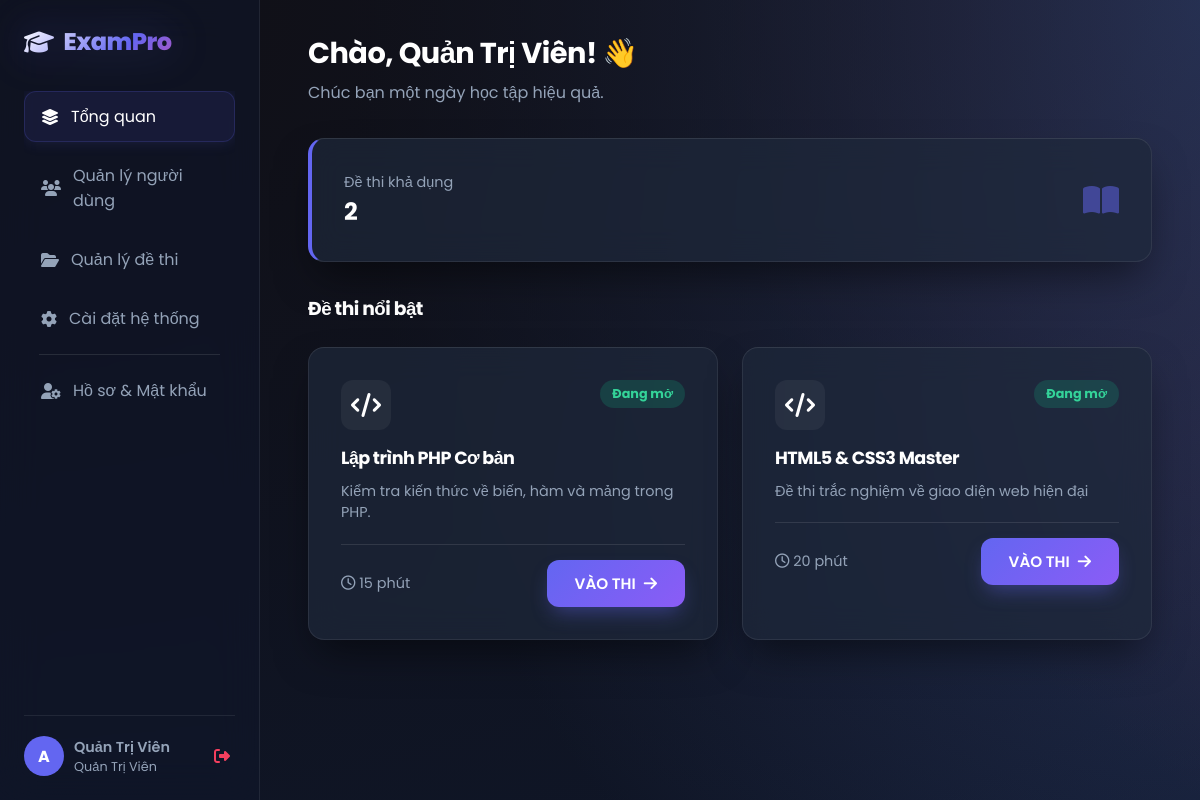
/student/dashboard.php (signed in), run on the app's committed database.
### tables this page shows
CREATE TABLE `exams` (
  `id` int(11) NOT NULL,
  `title` varchar(200) NOT NULL,
  `description` text DEFAULT NULL,
  `duration` int(11) NOT NULL,
  `created_by` int(11) DEFAULT NULL,
  `status` enum('active','closed') DEFAULT 'active'
);

### student/dashboard.php (the view, shortened to what this page needs)
<?php
require_once '../config/database.php';
$stmt = $conn->prepare("SELECT * FROM exams WHERE status = 'active'");
$stmt->execute();
$exams = $stmt->fetchAll();
?>
<!DOCTYPE html>
<html lang="vi">
<head>
    <link rel="stylesheet" href="https://cdnjs.cloudflare.com/ajax/libs/font-awesome/6.4.0/css/all.min.css">
    <link rel="stylesheet" href="/exam_web/assets/css/style.css">
</head>
<body>
    <div class="app-container">
        <?php include '../includes/sidebar.php'; ?>
        <main class="main-content">
            <div style="margin-bottom: 2rem;">
                <h1 style="margin: 0; font-size: 1.8rem;">Chào, <?php echo $_SESSION['fullname']; ?>! 👋</h1>
                <p style="color: var(--text-light); margin-top: 5px;">Chúc bạn một ngày học tập hiệu quả.</p>
            </div>
            <div class="grid-3" style="margin-bottom: 2rem;">
                <div class="card" style="border-left: 4px solid var(--primary); display: flex; align-items: center; justify-content: space-between;">
                    <div>
                        <p style="color: var(--text-light); font-size: 0.9rem;">Đề thi khả dụng</p>
                        <h2 style="margin: 0; color: #fff;"><?php echo count($exams); ?></h2>
                    </div>
                    <i class="fa-solid fa-book-open" style="font-size: 2rem; color: var(--primary); opacity: 0.5;"></i>
                </div>
            </div>
            <h3 style="margin-bottom: 1.5rem; font-weight: 700;">Đề thi nổi bật</h3>
            <?php if(count($exams) > 0): ?>
                <div class="grid-3">
                    <?php foreach($exams as $ex): ?>
                        <div class="card">
                            <div style="display: flex; justify-content: space-between; align-items: start; margin-bottom: 15px;">
                                <div style="width: 50px; height: 50px; background: rgba(255,255,255,0.05); border-radius: 12px; display: flex; align-items: center; justify-content: center; color: #fff; font-size: 1.5rem;">
                                    <i class="fa-solid fa-code"></i>
                                </div>
                                <span class="status-badge status-active">Đang mở</span>
                            </div>
                            <h3 style="font-size: 1.1rem; margin-bottom: 10px;"><?php echo $ex['title']; ?></h3>
                            <p style="font-size: 0.9rem; margin-bottom: 20px; line-height: 1.5; color: var(--text-light);">
                                <?php echo $ex['description']; ?>
                            </p>
                            <div style="display: flex; justify-content: space-between; align-items: center; border-top: 1px solid rgba(255,255,255,0.1); padding-top: 15px;">
                                <span style="font-size: 0.9rem; color: var(--text-light);"><i class="fa-regular fa-clock"></i> <?php echo $ex['duration']; ?> phút</span>
                                <a href="do_exam.php?exam_id=<?php echo $ex['id']; ?>" class="btn btn-primary">
                                    VÀO THI <i class="fa-solid fa-arrow-right"></i>
                                </a>
                            </div>
                        </div>
                    <?php endforeach; ?>
                </div>
            <?php else: ?>
                <div class="card">
                    <p>Hiện tại chưa có đề thi nào được mở.</p>
                </div>
            <?php endif; ?>
        </main>
    </div>
</body>
</html>

### assets/css/style.css (style rules this page uses)
:root { --primary: #6366f1; --primary-glow: rgba(99, 102, 241, 0.5); --secondary: #ec4899; --accent: #8b5cf6; --bg-dark: #0f172a; --text-main: #f8fafc; --text-light: #94a3b8; --glass-bg: rgba(30, 41, 59, 0.7); --glass-border: rgba(255, 255, 255, 0.08); --glass-shine: rgba(255, 255, 255, 0.03); --radius: 16px; --sidebar-width: 260px; --transition: all 0.3s cubic-bezier(0.4, 0, 0.2, 1); }
* { margin: 0; padding: 0; box-sizing: border-box; font-family: 'Poppins', sans-serif; }
body { background-color: var(--bg-dark); background-image: radial-gradient(at 0% 0%, hsla(253,16%,7%,1) 0, transparent 50%), radial-gradient(at 50% 0%, hsla(225,39%,30%,1) 0, transparent 50%), radial-gradient(at 100% 0%, hsla(339,49%,30%,1) 0, transparent 50%); background-size: 200% 200%; animation: aurora 15s ease infinite; color: var(--text-main); min-height: 100vh; overflow-x: hidden; }
a { text-decoration: none; color: inherit; }
.app-container { display: flex; width: 100%; min-height: 100vh; margin: 0; padding: 0; }
.main-content { margin-left: var(--sidebar-width) !important; width: calc(100% - var(--sidebar-width)) !important; padding: 2rem 3rem; flex: 1; position: relative; }
h1, h2, h3 { color: #fff; font-weight: 700; letter-spacing: -0.5px; margin-bottom: 1rem; }
p { color: var(--text-light); line-height: 1.6; }
.card { background: var(--glass-bg); backdrop-filter: blur(16px); border: 1px solid var(--glass-border); border-top: 1px solid rgba(255,255,255,0.1); border-radius: var(--radius); padding: 2rem; box-shadow: 0 20px 40px -10px rgba(0,0,0,0.5); position: relative; overflow: hidden; transition: var(--transition); }
.btn { padding: 12px 28px; border-radius: 12px; font-weight: 600; font-size: 0.95rem; border: none; cursor: pointer; transition: var(--transition); display: inline-flex; align-items: center; justify-content: center; gap: 8px; }
.btn-primary { background: linear-gradient(135deg, var(--primary), var(--accent)); color: white; box-shadow: 0 10px 20px -5px rgba(99, 102, 241, 0.4); }
.status-badge { padding: 5px 12px; border-radius: 20px; font-size: 0.8rem; font-weight: bold; }
.status-active { background: rgba(16, 185, 129, 0.2); color: #34d399; }
.grid-3 { display: grid; grid-template-columns: repeat(auto-fit, minmax(320px, 1fr)); gap: 1.5rem; }

### data on the page
exams: title "Lập trình PHP Cơ bản", description "Kiểm tra kiến thức về biến, hàm và mảng trong PHP.", duration "15"
exams: title "HTML5 & CSS3 Master", description "Đề thi trắc nghiệm về giao diện web hiện đại", duration "20"

### other printed values
substr($_SESSION['username'], 0, 1) "A"
$_SESSION['fullname'] "Quản Trị Viên"
$role_name "Quản Trị Viên"
count($exams) "2"
